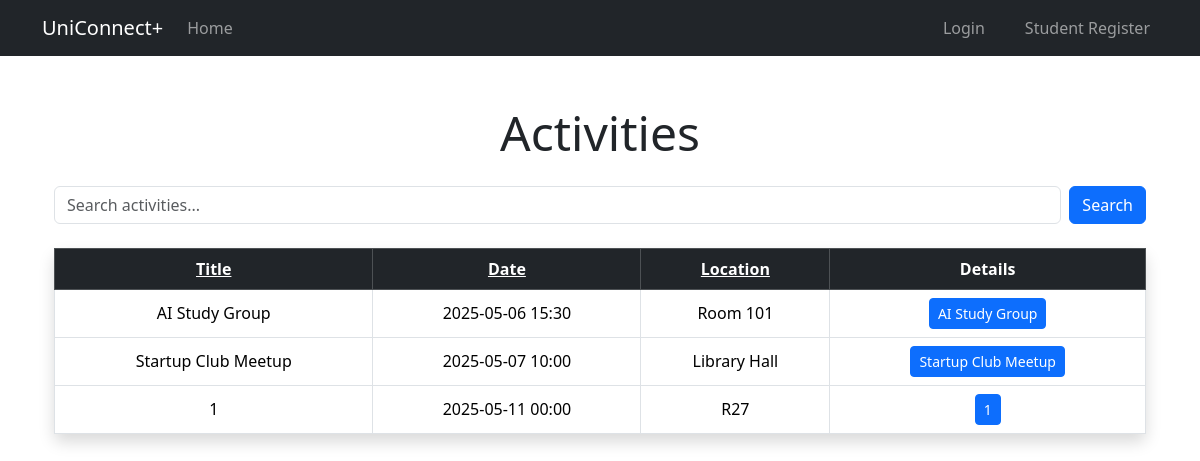
The app's page /activities with its own data.
### app/models.py (models this page shows)
@dataclass
class Activity(db.Model):
    __tablename__ = 'activities'
    id: so.Mapped[int] = so.mapped_column(primary_key=True)
    title: so.Mapped[str] = so.mapped_column(sa.String(128))
    description: so.Mapped[str] = so.mapped_column(sa.Text)
    date: so.Mapped[datetime] = so.mapped_column(sa.DateTime)
    location: so.Mapped[str] = so.mapped_column(sa.String(128))
    created_by: so.Mapped[int] = so.mapped_column(ForeignKey('user.id'))
    is_full_notified: so.Mapped[bool] = so.mapped_column(default=False)
    creator: so.Mapped['User'] = relationship(back_populates='activities_created')
    participants: so.Mapped[List['Participant']] = relationship(back_populates='activity', cascade='all, delete-orphan')

### app/views.py (the view)
@app.route("/activities")
def activities():
    search = request.args.get('search', '')
    sort_by = request.args.get('sort_by', 'date')
    order = request.args.get('order', 'asc')
    mine = request.args.get('mine', 'false').lower() == 'true'
    q = db.select(Activity)
    if mine:
        q = q.where(Activity.created_by == current_user.id)
    if search:
        search_like = f"%{search}%"
        q = q.filter(Activity.title.ilike(search_like))
    if sort_by == 'date':
        column = Activity.date
    elif sort_by == 'location':
        column = Activity.location
    else:
        column = Activity.title
    if order == 'desc':
        q = q.order_by(column.desc())
    else:
        q = q.order_by(column.asc())
    activities = db.session.scalars(q)
    return render_template('activities.html', activities=activities, search=search, sort_by=sort_by, order=order, title="Activities", mine=mine)

### app/__init__.py (called while the page is built)
@app.context_processor
def inject_unread_count():
    if current_user.is_authenticated:
        count = Notification.query.filter_by(user_id=current_user.id, is_read=False).count()
    else:
        count = 0
    return dict(unread_count=count)

### app/templates/activities.html (shortened to what this page needs)
{% extends "base.html" %}
{% block content %}
<div class="container mt-5">
    <h1 class="display-5 mb-4 text-center">Activities</h1>
    <form method="get" action="{{ url_for('activities') }}" class="d-flex mb-4">
        <input type="text" name="search" value="{{ search }}" class="form-control me-2" placeholder="Search activities...">
        <button type="submit" class="btn btn-primary">Search</button>
    </form>
    <table class="table table-bordered table-hover shadow rounded text-center align-middle">
        <thead class="table-dark">
            <tr>
                <th><a href="{{ url_for('activities', search=search, sort_by='title', order='desc' if sort_by == 'title' and order == 'asc' else 'asc', mine=mine) }}" class="text-white">Title</a></th>
                <th><a href="{{ url_for('activities', search=search, sort_by='date', order='desc' if sort_by == 'date' and order == 'asc' else 'asc', mine=mine) }}" class="text-white">Date</a></th>
                <th><a href="{{ url_for('activities', search=search, sort_by='location', order='desc' if sort_by == 'location' and order == 'asc' else 'asc', mine=mine) }}" class="text-white">Location</a></th>
                <th>Details</th>
            </tr>
        </thead>
        <tbody>
        {% for activity in activities %}
            <tr>
                <td>{{ activity.title }}</td>
                <td>{{ activity.date.strftime('%Y-%m-%d %H:%M') }}</td>
                <td>{{ activity.location }}</td>
                <td>
                    <a href="{{ url_for('activity', id=activity.id) }}" class="btn btn-sm btn-primary">{{ activity.title }}</a>
                </td>
            </tr>
        {% endfor %}
        </tbody>
    </table>
</div>
{% endblock %}

### records on screen
Activity: title "AI Study Group", date "2025-05-06 15:30", location "Room 101"
Activity: title "Startup Club Meetup", date "2025-05-07 10:00", location "Library Hall"
Activity: title "1", date "2025-05-11 00:00", location "R27"
